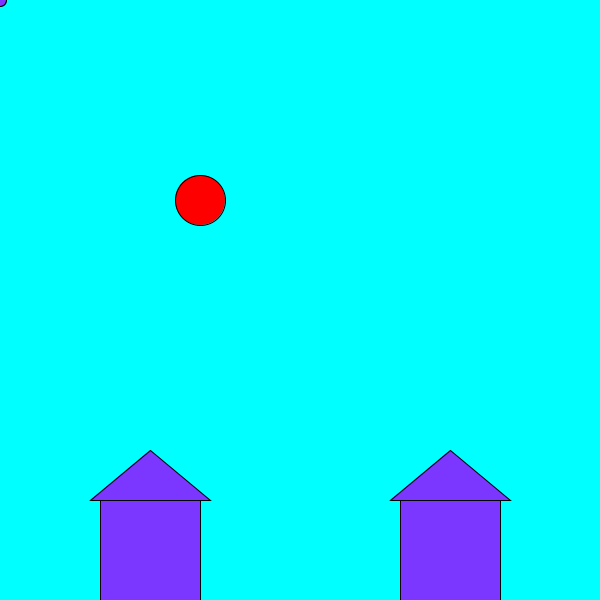
Frame 1 (no input)
Frame 60 (the mouse pressed at the canvas centre just before this capture): identical to frame 1, image omitted
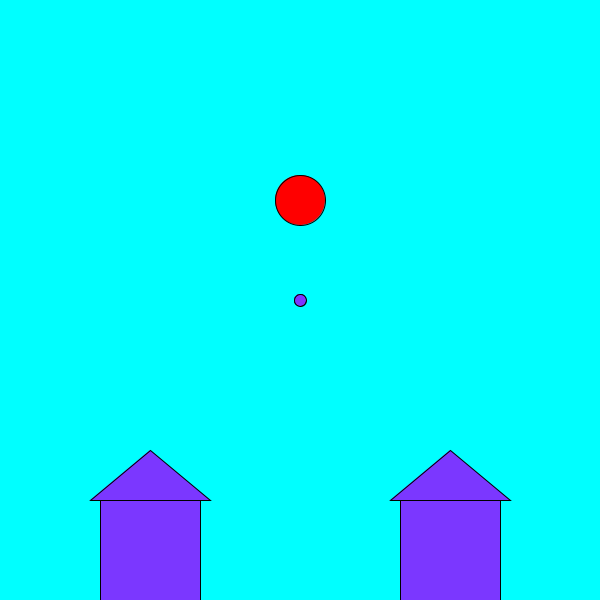
Frame 120 (the mouse held since frame 60 and released just before this capture)

The Processing sketch that drew these frames (run headless with seeded random() and noise(); from frame 60 on, the mouse is pressed at the canvas centre):

// Processing sketch: W6HW_SunWithArray
// ── W6HW_SunWithArray.pde
//Track mouse using arrays

int num = 25;
int [] x = new int[num];
int [] y = new int [num];


float sunX =200;
float sunY =200;
float sunW = 50;
float sunH = 50;
color sn=color(255, 0, 0);
color hs=color (123, 55, 880);
color sky=color (0, 255, 255);



void setup() {
  size (600, 600);
}

void draw() {
  background(sky);
  fill(hs);

  for (int i = num-1; i > 0; i--) {
    x[i] = x[i-1];
    y[i] = y[i-1];
  }

  x[0] = mouseX;
  y[0] = mouseY;

 for (int i = 0; i < num; i++) {
       ellipse(x[i], y[i], i/2.0, i/2.0);
  }
  
  //draw sun
  fill(sn);
  ellipse (sunX, sunY, sunW, sunH);

  //draw houses
  fill(hs);
  rect(100, 500, 100, 100);
  triangle (90, 500, 150, 450, 210, 500);

  rect(400, 500, 100, 100);
  triangle (390, 500, 450, 450, 510, 500);

  if (sunW>180) {
    color hs=color(255, 153, 51);

    fill(hs);
    rect(100, 500, 100, 100);
    triangle (90, 500, 150, 450, 210, 500);

    rect(400, 500, 100, 100);
    triangle (390, 500, 450, 450, 510, 500);
  }
}

void mousePressed() {
  sunX = map(mouseX, 0, width, -25, width+25);

  if (mouseX < width/2) {
    sunW=map(mouseX, 0, width/2, 50, 200);
    sunH=map(mouseX, 0, width/2, 50, 200);
    sunY=map(mouseX, 0, width, 250, 150);
  }
  if (mouseX> width/2) {
    sunW=map(mouseX, width/2, width, 200, 50);
    sunH=map(mouseX, width/2, width, 200, 50);
    sunY=map(mouseX, 0, width, 150, 250);
  }
}
